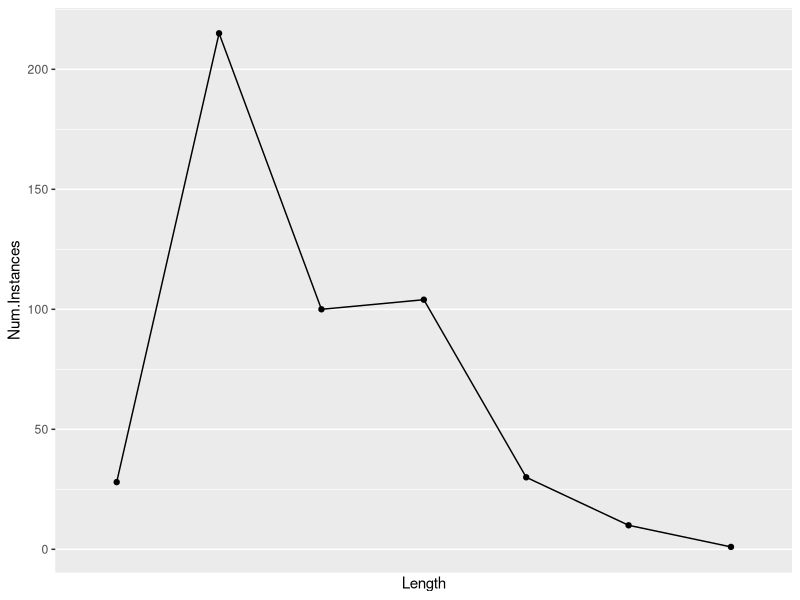
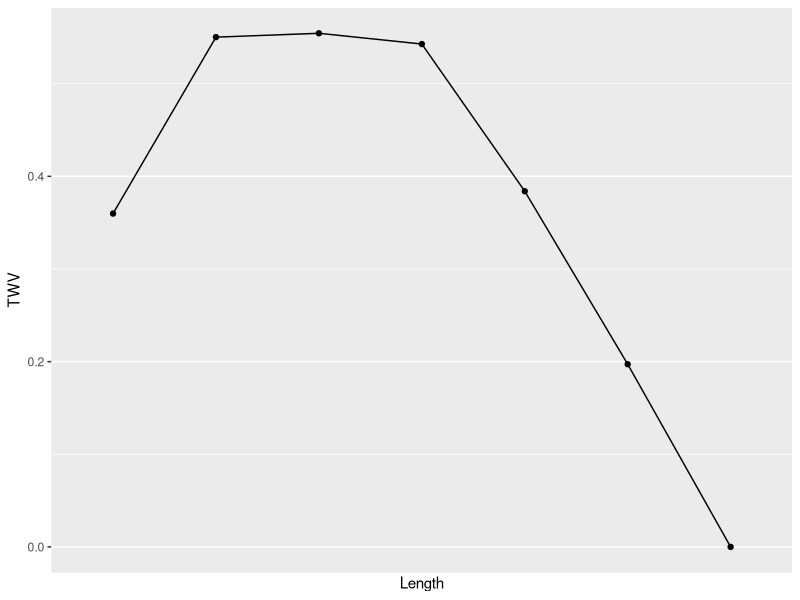

Generate these figures, in order, with R:
## ---- chunk 1
library(ggplot2)
## ---- chunk 2
data = read.csv('ibm-morph-sto-length.csv')

ggplot(data, aes(x=Length, y=Num.Instances)) +
  geom_point() +
  geom_line() +
  scale_x_discrete()

ggplot(data, aes(x=Length, y=TWV)) +
  geom_point() +
  geom_line() +
  scale_x_discrete()
